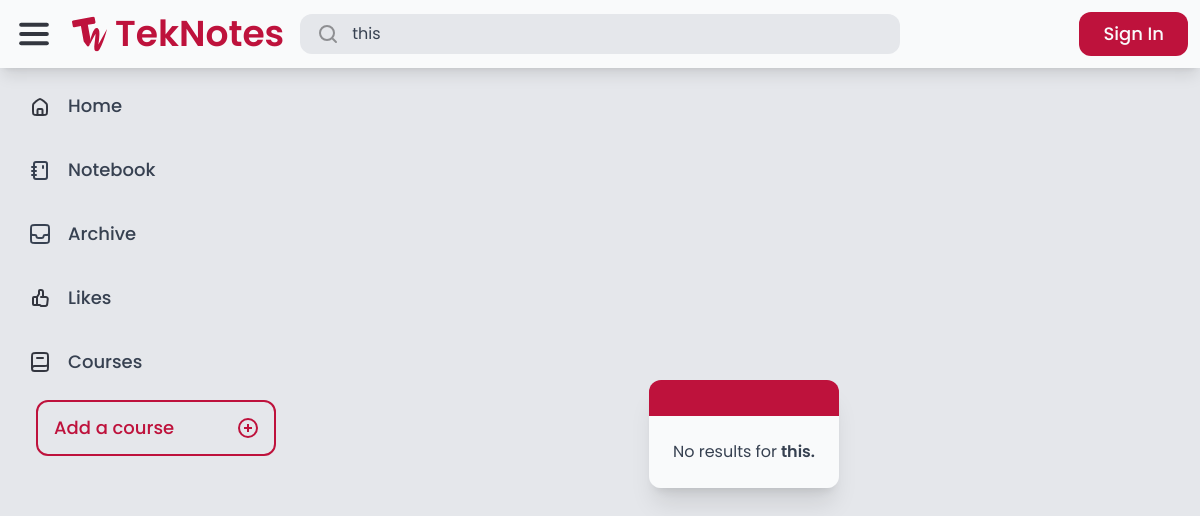
/search/?query=this, run on an earlier commit of the app's database.
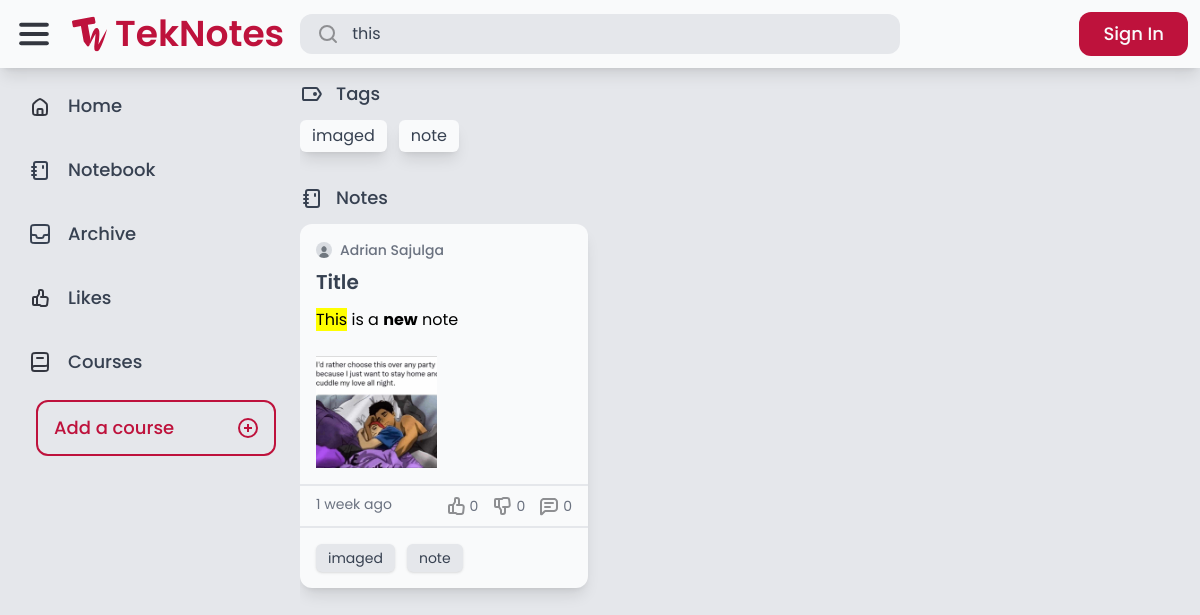
And on a later commit of the database.
### tags/models.py (models this page shows)
class Tag(models.Model):
    name = models.CharField(max_length=50, unique=True)
    def __str__(self):
        return self.name

### notes/models.py (models this page shows, shortened)
class Note(models.Model):
    title = models.CharField(max_length=255)
    content = CKEditor5Field("Text", config_name="extends", blank=True, null=True)
    course = models.ForeignKey(Course, null=True, blank=True, on_delete=models.SET_NULL)
    created_by = models.ForeignKey(User, related_name="notes", on_delete=models.CASCADE)
    created_at = models.DateTimeField(auto_now_add=True)
    modified_at = models.DateTimeField(auto_now=True)
    tags = models.ManyToManyField(Tag, related_name="notes", blank=True)
    is_archived = models.BooleanField(default=False)
    is_private = models.BooleanField(default=False)

### authentication/models.py (models this page shows, shortened)
class Profile(models.Model):
    user = models.OneToOneField(User, on_delete=models.CASCADE)
    bio = models.TextField(max_length=500, default="No bio yet.")
    avatar = models.ImageField(default="avatars/default.jpg", upload_to="avatars/")
    location = models.CharField(max_length=30, blank=True)

### advanced_search/views.py (the view)
# urls.py: path("search/", include("advanced_search.urls")),
def search(request):
    query = request.GET.get('query', '').strip()
    if not query:
        return HttpResponseRedirect('/')
    query_parts = query.split()
    notes_query = Q(title__icontains=query) | \
                  Q(created_by__username__icontains=query) | \
                  Q(created_by__first_name__icontains=query) | \
                  Q(created_by__last_name__icontains=query) | \
                  Q(tags__name__icontains=query) | \
                  Q(course__code__icontains=query) | \
                  Q(course__description__icontains=query) | \
                  Q(content__icontains=query)
    users_query = Q(username__icontains=query) | \
              Q(first_name__icontains=query) | \
              Q(last_name__icontains=query) | \
              Q(profile__bio__icontains=query) | \
              Q(email__icontains=query)
    if len(query_parts) > 1:
        notes_query |= Q(created_by__first_name__icontains=query_parts[0]) & Q(created_by__last_name__icontains=query_parts[1])
        users_query |= Q(first_name__icontains=query_parts[0]) & Q(last_name__icontains=query_parts[1])
    notes = Note.objects.filter(notes_query).distinct()
    tags = Tag.objects.filter(notes__in=notes).distinct()
    courses = Course.objects.filter(Q(code__icontains=query) | Q(description__icontains=query)).distinct()
    users = User.objects.filter(users_query).distinct()
    return render(request, 'advanced_search/search_results.html', {
        'notes': notes,
        'tags': tags,
        'query': query,
        'title': 'Search results for: ' + (query[:8] + '...' if len(query) > 8 else query),
        'courses': courses,
        'users': users,
        'highlight':  query,
    })

### advanced_search/templates/advanced_search/search_results.html (shortened to what this page needs)
{% extends 'core/base.html' %}
{% load static %}
{% load custom_filters %}
{% block content %}
    <div class="flex flex-col w-full h-full gap-8 overflow-hidden overflow-y-auto">
        {% if tags %}
            {% if not users and notes %}
                <div class="flex flex-col gap-3">
                    <div class="flex rounded-xl gap-3">
                        <img src="{% static 'teknotes/images/Tag.svg' %}" alt="Tag">
                        <p class="text-lg text-gray-700 font-medium">Tags</p>
                    </div>
                    {% include 'tags/course_and_tags.html' with wrap=True %}
                </div>
            {% endif %}
        {% endif %}
        {% if notes %}
            <div class="flex flex-col gap-3">
                <div class="flex rounded-xl gap-3">
                    <img src="{% static 'teknotes/images/notebook.svg' %}" alt="Note">
                    <p class="text-lg text-gray-700 font-medium">Notes</p>
                </div>
                {% include 'notes/notes.html' with no_scroll=True %}
            </div>
        {% else %}
            {% if course %}
                {% include 'core/no_results.html' with message="No notes under" query=course.code %}
            {% endif %}
        {% endif %}
        {% if not users and not course and not tags and not courses and not notes %}
            {% include 'core/no_results.html' with message="No results for" query=query %}
        {% endif %}
    </div>
{% endblock %}

### core/templates/core/base.html (shortened to what this page needs)
{% extends 'core/core.html' %}
{% load static %}
{% load custom_filters %}
{% block body %}
    <div class="flex flex-col h-full overflow-hidden">
        <header class="flex items-center w-full p-3 gap-3 shadow-lg z-10 bg-gray-50">
            <div class="flex flex-1 items-center gap-4">
                <img class="cursor-pointer" id="menu-icon" src="{% static 'teknotes/images/Menu.svg' %}" alt="Menu">
                <a href="/" class="flex items-center gap-2">
                    <img src="{% static 'teknotes/images/TekNotes-Logo.svg' %}" alt="Logo">
                    <p id="logo-text" class="font-semibold text-rose-700 text-4xl">TekNotes</p>
                </a>
                <form action="{% url 'advanced_search:search' %}" method="get" class="flex flex-1 max-w-[600px] px-4 py-2 rounded-xl bg-gray-200 transition-all hover:bg-gray-300 gap-3 cursor-text min-w-[0px]" onclick="this.querySelector('input[name=\'query\']').focus();">
                    <img src="{% static 'teknotes/images/Search.svg' %}" alt="Search">
                    <input name="query" class="placeholder-gray-500 w-full text-gray-700 bg-transparent border-none focus:outline-none min-w-[0px]"
                           type="text" value="{{ query }}" placeholder="Search"
                           onclick="event.stopPropagation();"/>
                </form>
            </div>
            <div class="flex items-center gap-4 h-full">
                {% if request.user.is_authenticated %}
                    <a href="{% url 'notes:tek_a_note' %}" class="flex bg-rose-700 rounded-xl gap-4 px-4 py-2 transition-all hover:shadow-lg">
                        <img src="{% static 'teknotes/images/Edit.svg' %}" alt="Edit">
                        <p class="new-note-text text-gray-50 font-medium text-lg">Tek a Note</p>
                    </a>
                    <div class="flex h-full">
                        <a href="{% url 'authentication:logout' %}" class="transition-all flex gap-4 px-4 py-2 rounded-l-xl bg-gray-200 hover:shadow-lg">
                            <p class="text-gray-700 text-lg">Log out</p>
                        </a>
                        <a href="{% url 'authentication:profile' request.user.id %}" class="transition-all flex h-full aspect-square rounded-r-xl bg-[url('{{ request.user.profile.avatar.url }}')] bg-cover border-2 border-gray-200 hover:shadow-lg"></a>
                    </div>
                {% else %}
                    <a href="{% url 'authentication:login' %}" class="flex bg-rose-700 rounded-xl gap-4 px-6 py-2 transition-all hover:shadow-lg">
                        <p class="text-gray-50 font-medium text-lg">Sign In</p>
                    </a>
                {% endif %}
            </div>
        </header>
        <main class="flex bg-gray-200 h-full overflow-hidden">
            <nav class="flex flex-col w-full max-w-72 h-full p-3 gap-3 overflow-y-auto">
                <a href="/" class="nav-elem flex rounded-xl px-4 py-3 gap-4 {% if request.path == '/' %} active-nav bg-gray-50 px-6 py-3 shadow-lg border-l-8 border-rose-700 {% endif %}">
                    <img src="{% static 'teknotes/images/Home.svg' %}" alt="Home">
                    <p class="nav-text text-lg text-gray-700 font-medium">Home</p>
                </a>
                <a href="/notebook/" class="nav-elem flex rounded-xl px-4 py-3 gap-4 {% if request.path == '/notebook/' %} active-nav bg-gray-50 px-6 py-3 shadow-lg border-l-8 border-rose-700 {% endif %}">
                    <img src="{% static 'teknotes/images/notebook.svg' %}" alt="Notebook">
                    <p class="nav-text text-lg text-gray-700 font-medium">Notebook</p>
                </a>
                <a href="/archive/" class="nav-elem flex rounded-xl px-4 py-3 gap-4 {% if request.path == '/archive/' %} active-nav bg-gray-50 px-6 py-3 shadow-lg border-l-8 border-rose-700 {% endif %}">
                    <img src="{% static 'teknotes/images/Archive.svg' %}" alt="Archive">
                    <p class="nav-text text-lg text-gray-700 font-medium">Archive</p>
                </a>
                <a href="/likes/" class="nav-elem flex rounded-xl px-4 py-3 gap-4 {% if request.path == '/likes/' %} active-nav bg-gray-50 px-6 py-3 shadow-lg border-l-8 border-rose-700 {% endif %}">
                    <img src="{% static 'teknotes/images/Likes.svg' %}" alt="Likes">
                    <p class="nav-text text-lg text-gray-700 font-medium">Likes</p>
                </a>
                <div class="nav-elem flex rounded-xl px-4 py-3 gap-4">
                    <img src="{% static 'teknotes/images/Course.svg' %}" alt="Courses">
                    <p class="nav-text text-lg text-gray-700 font-medium">Courses</p>
                </div>
                <div id="courses" class="flex flex-col pl-6 gap-3">
                    <a id="add-course" href="{% url 'course:add_a_course' %}" class="transition-all course-elem nav-elem flex rounded-xl px-4 py-3 justify-between border-2 border-rose-700 hover:bg-rose-700 text-rose-700 hover:text-gray-50 hover:font-regular">
                        <p class="course-text text-lg font-medium">Add a course</p>
                        <img src="{% static 'teknotes/images/Add.svg' %}" alt="Courses">
                    </a>
                </div>
            </nav>
            <div class="flex flex-col flex-1 h-full p-3 gap-3 overflow-hidden">
                {% block content %}
                {% endblock %}
            </div>
        </main>
    </div>
{% endblock %}

### core/templates/core/core.html (shortened to what this page needs)
{% load static %}
{% load custom_filters %}
<!DOCTYPE html>
<html lang="en" class="h-full">
<head>
    <script src="https://cdn.tailwindcss.com"></script>
</head>
<body class="grid font-sans h-full bg-gray-200" style="font-family: 'Poppins', sans-serif;">
    {% block body %}
    {% endblock %}
</body>
</html>

### tags/templates/tags/course_and_tags.html (shortened to what this page needs)
{% load static %}
{% load custom_filters %}
<link rel="stylesheet" href="{% static 'teknotes/css/highlight.css' %}">
<div class="flex {% if wrap %} flex-wrap {% else %} overflow-x-auto {% endif %} gap-3 ">
    {% for tag in tags %}
        <a href="/search/?query={{ tag.name }}" class="ncshadow px-3 py-1 {% if query in tag.name %}bg-rose-700 text-white {%else%} bg-gray-50 text-gray-700 {%endif%} rounded-md shadow-lg whitespace-nowrap">{{ tag.name }}</a>
    {% endfor %}
</div>

### notes/templates/notes/notes.html (shortened to what this page needs)
<div class="flex flex-1 {% if not no_scroll %} overflow-hidden overflow-y-auto {% endif %}">
  <div id="notes" class="flex flex-1 gap-3" style="display: none;">
    {% for note in notes %}
    <div class="note" data-note-id="{{ note.id }}">
      {% include 'notes/note.html' %}
    </div>
    {% endfor %}
  </div>
  <div id="notes-container" class="flex flex-1 gap-3"></div>
</div>

### notes/templates/notes/note.html (shortened to what this page needs)
{% load static %}
{% load custom_filters %}
<div class="rounded-xl hover:bg-gray-100 transition-all {% if note.is_private %} border-2 border-dashed border-gray-500 {% else %} bg-gray-50 shadow-lg hover:shadow-xl {% endif %}">
    <a href="{% url 'notes:note_detail' note.id %}" class="flex flex-col {% if note.is_archived %} opacity-70 {% endif %}">
        <div class="flex flex-col p-4 gap-3 max-h-80 overflow-hidden">
            <div class="flex flex-col gap-2">
                <div class="flex gap-2 items-center">
                    <img src="{{ note.created_by.profile.avatar.url }}" alt="Profile Image" class="h-4 w-4 aspect-square rounded-full">
                    <p class="text-gray-500 font-medium text-sm">
                        {%if query%}
                            {% highlight note.created_by.first_name query "user" %} {% highlight note.created_by.last_name query "user" %}
                        {% else %}
                            {{ note.created_by.first_name }} {{ note.created_by.last_name }}
                        {% endif %}
                    </p>
                </div>
                <h1 class="text-xl text-gray-700 font-semibold">
                    {%if query%}
                        {% highlight note.title query "note_title" %}
                    {%else%}
                        {{ note.title}}
                    {%endif%}
                </h1>
            </div>
            <div class="">
                <p class="text-gray-700">
                    {%if query%}
                    {% highlight note.content query "note_detail" %}
                    {%else%}
                    {{ note.content | safe}}
                    {%endif%}
                </p>
            </div>
        </div>
        <div class="flex justify-between px-4 py-2 border-t-2 {% if note.is_private %} border-gray-500 border-dashed {% else %} border-gray-200 {% endif %}">
            <p class="text-gray-500 text-sm">{{ note.modified_at|timesince }} ago</p>
            <div class="flex gap-3">
                <div class="flex gap-0.5 items-center">
                    <img src="{% if request.user.is_authenticated and note|is_liked:request.user %}{% static 'teknotes/images/thumbed_up.svg' %}{% else %}{% static 'teknotes/images/thumb_up.svg' %}{% endif %}" alt="thumb_up">
                    <p class="text-sm {% if request.user.is_authenticated and note|is_liked:request.user %}text-yellow-500 font-medium{% else %}text-gray-500{% endif %}">{{ note.likes.count }}</p>
                </div>
                <div class="flex gap-0.5 items-center">
                    <img src="{% if request.user.is_authenticated and note|is_disliked:request.user %}{% static 'teknotes/images/thumbed_down.svg' %}{% else %}{% static 'teknotes/images/thumb_down.svg' %}{% endif %}" alt="thumb_down">
                    <p class="text-sm {% if request.user.is_authenticated and note|is_disliked:request.user %}text-yellow-500 font-medium{% else %}text-gray-500{% endif %}">{{ note.dislikes.count }}</p>
                </div>
                <div class="flex gap-0.5 items-center">
                    <img src="{% static 'teknotes/images/comment.svg' %}" alt="comment">
                    <p class="text-sm text-gray-500">{{ note.comments.count }}</p>
                </div>
            </div>
        </div>
        {% if note.tags.count > 0 %}
            <div class="flex flex-wrap p-4 gap-3 border-t-2 {% if note.is_private %} border-gray-500 border-dashed {% else %} border-gray-200 {% endif %}">
                {% for tag in note.tags.all|slice:":3" %}
                    <p class="text-sm  shadow px-3 py-1 rounded-md inline-block
                    {%if query in tag.name%}
                        bg-rose-700 text-white
                    {% elif note.is_private %}
                        bg-gray-50
                    {% else %} bg-gray-200
                    {% endif %} text-gray-700">
                    {{tag}}
                    </p>
                {% endfor %}
            </div>
        {% endif %}
    </a>
</div>

### core/templates/core/no_results.html (shortened to what this page needs)
{% load static %}
<div class="flex flex-col items-center justify-center w-full h-full">
    <div class="flex flex-col max-w-96 rounded-xl overflow-hidden shadow-xl">
        <div class="h-9 bg-rose-700"></div>
        <div class="flex flex-col bg-gray-50 items-center justify-center p-6 gap-6">
            <p class="text-gray-700 text-center">
                {{ message }}{% if query %}<span class="font-semibold"> {{ query }}.</span>{% endif %}
            </p>
        </div>
    </div>
</div>

What changed in the data, as far as the page shows it:
added Tag: name "imaged"
added Tag: name "note"
added Note: created_by.profile.avatar (placeholder picture), created_by.first_name "Adrian", created_by.last_name "Sajulga", title "Title", content "This is a new note", content (picture), modified_at "1 week", likes.count "0", dislikes.count "0", comments.count "0"
Also different on the page:
{{ message }}: "No results for" → (not shown)
{{ query }}: "this" → (not shown)
text now shown: "Tags Notes"
